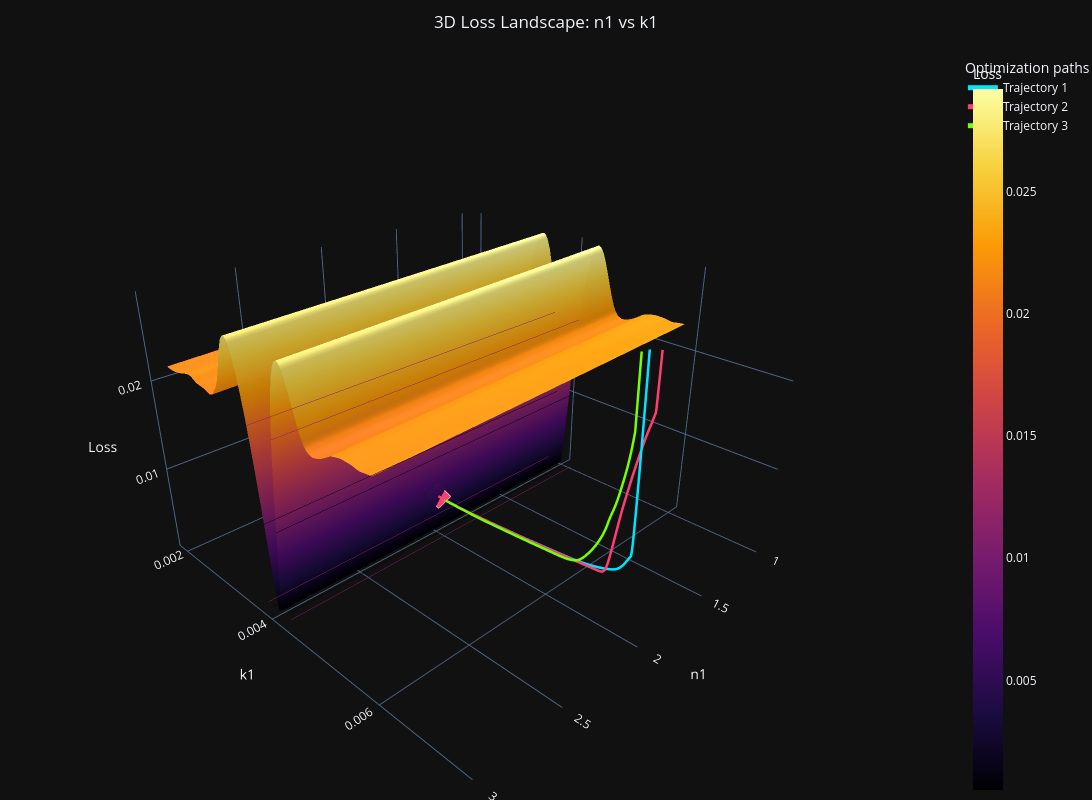

Notebook cell for this chart:
### Code cell
x, y = 'n1', 'k1'
X[x], Y[y], loss_landscape[f'{x}-{y}'] = calculate_3d_loss_landscape(x, y, original_params = or_params)

plot_3d_loss_landscape_and_trajectories('n1', 'k1', X['n1'], Y['k1'], loss_landscape['n1-k1'])

### Figure 1 — Plotly figure (JSON) as saved in the notebook; plotly's stock layout.template omitted (floating-point values rounded to 4 significant figures; data arrays with more than 128 entries replaced by an {"elided": "..."} marker saying what was removed)
{"data": [{"cmax": 0.02921, "cmin": 0.0005119, "colorbar": {"title": {"text": "Loss"}}, "colorscale": [[0, "#000004"], [0.1111, "#1b0c41"], [0.2222, "#4a0c6b"], [0.3333, "#781c6d"], [0.4444, "#a52c60"], [0.5556, "#cf4446"], [0.6667, "#ed6925"], [0.7778, "#fb9b06"], [0.8889, "#f7d13d"], [1, "#fcffa4"]], "contours": {"z": {"highlightcolor": "#f5f5f5", "project": {"z": true}, "show": true, "usecolormap": true}}, "hovertemplate": "n1: %{x:.5g}<br>k1: %{y:.5g}<br>Loss: %{z:.5g}<extra></extra>", "opacity": 0.98, "showscale": true, "type": "surface", "x": {"elided": "100x100 float values"}, "y": {"elided": "100x100 float values"}, "z": {"elided": "100x100 float values"}}, {"hovertemplate": "n1: %{x:.5g}<br>k1: %{y:.5g}<br>Loss: %{z:.5g}<extra>Trajectory 1</extra>", "line": {"color": "#00E5FF", "width": 5}, "mode": "lines", "name": "Trajectory 1", "type": "scatter3d", "x": {"elided": "6000 float values"}, "y": {"elided": "6000 float values"}, "z": {"elided": "6000 float values"}}, {"hovertemplate": "Final n1: %{x:.5g}<br>Final k1: %{y:.5g}<br>Final loss: %{z:.5g}<extra></extra>", "marker": {"color": "#00E5FF", "line": {"color": "white", "width": 1}, "size": 8, "symbol": "diamond"}, "mode": "markers", "name": "Trajectory 1 endpoint", "showlegend": false, "type": "scatter3d", "x": [1.963], "y": [0.003945], "z": [0.004564]}, {"hovertemplate": "n1: %{x:.5g}<br>k1: %{y:.5g}<br>Loss: %{z:.5g}<extra>Trajectory 2</extra>", "line": {"color": "#FF3D71", "width": 5}, "mode": "lines", "name": "Trajectory 2", "type": "scatter3d", "x": {"elided": "6000 float values"}, "y": {"elided": "6000 float values"}, "z": {"elided": "6000 float values"}}, {"hovertemplate": "Final n1: %{x:.5g}<br>Final k1: %{y:.5g}<br>Final loss: %{z:.5g}<extra></extra>", "marker": {"color": "#FF3D71", "line": {"color": "white", "width": 1}, "size": 8, "symbol": "diamond"}, "mode": "markers", "name": "Trajectory 2 endpoint", "showlegend": false, "type": "scatter3d", "x": [1.967], "y": [0.003963], "z": [0.00461]}, {"hovertemplate": "n1: %{x:.5g}<br>k1: %{y:.5g}<br>Loss: %{z:.5g}<extra>Trajectory 3</extra>", "line": {"color": "#76FF03", "width": 5}, "mode": "lines", "name": "Trajectory 3", "type": "scatter3d", "x": {"elided": "6000 float values"}, "y": {"elided": "6000 float values"}, "z": {"elided": "6000 float values"}}, {"hovertemplate": "Final n1: %{x:.5g}<br>Final k1: %{y:.5g}<br>Final loss: %{z:.5g}<extra></extra>", "marker": {"color": "#76FF03", "line": {"color": "white", "width": 1}, "size": 8, "symbol": "diamond"}, "mode": "markers", "name": "Trajectory 3 endpoint", "showlegend": false, "type": "scatter3d", "x": [1.961], "y": [0.003931], "z": [0.004546]}], "layout": {"height": 800, "legend": {"title": {"text": "Optimization paths"}}, "margin": {"b": 0, "l": 0, "r": 0, "t": 55}, "scene": {"aspectmode": "manual", "aspectratio": {"x": 1.25, "y": 1.25, "z": 0.8}, "camera": {"eye": {"x": 1.6, "y": 1.6, "z": 1.15}}, "dragmode": "orbit", "xaxis": {"title": {"text": "n1"}}, "yaxis": {"title": {"text": "k1"}}, "zaxis": {"range": [0.0005119, 0.02921], "title": {"text": "Loss"}}}, "title": {"text": "3D Loss Landscape: n1 vs k1", "x": 0.5}, "width": 1100}}
